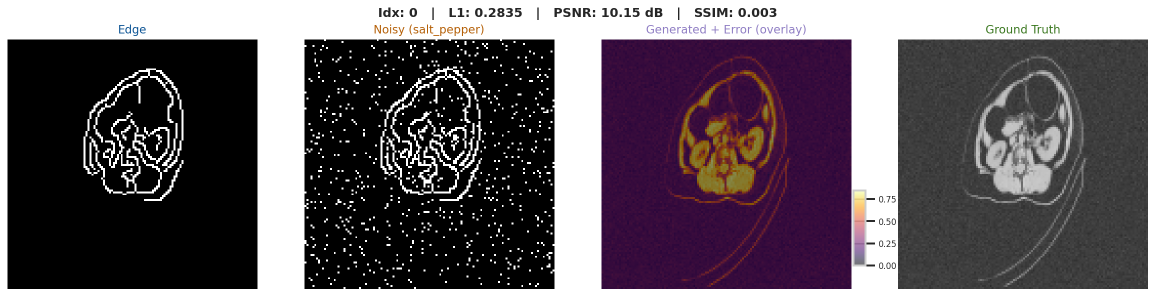
#> input picture eval_samples/eval_sample_000.png, 2310 x 593 px, given as the content of the folder yDrive/Colab Notebooks/Kidney_Semantic_Project/dataset/train, which was not available (shown at 1/2 size)
$ jupyter execute --allow-errors Kidney_Semantic_Project.ipynb   (shell and % lines are left out)   (text cells are left out)
#> lines starting #> are read from the running program, lines starting #| are printed output that depends on the picture; pictures that were not available may be replaced by others from this repository, and a replacement may not be noted
[cell 1]
from google.colab import drive
drive.mount('/content/drive')

[cell 2]
# Install PyTorch, torchvision, OpenCV, and Kaggle API

# Check versions to confirm installation
import torch
import torchvision
import cv2
print("PyTorch version:", torch.__version__)
print("Torchvision version:", torchvision.__version__)
print("OpenCV version:", cv2.__version__)

[cell 3]
import os
import random
from glob import glob
import matplotlib.pyplot as plt
import cv2

# Paths
train_path = "/content/drive/MyDrive/Colab Notebooks/Kidney_Semantic_Project/dataset/train"
validation_path = "/content/drive/MyDrive/Colab Notebooks/Kidney_Semantic_Project/dataset/validation"
test_path = "/content/drive/MyDrive/Colab Notebooks/Kidney_Semantic_Project/dataset/test"

# Function to get all images recursively from a folder
def get_images(folder):
    exts = ["*.jpg", "*.png", "*.jpeg"]
    images = []
    for ext in exts:
        images.extend(glob(os.path.join(folder, "**", ext), recursive=True))
    return images

# Get all images
train_images = get_images(train_path)
validation_images = get_images(validation_path)
test_images = get_images(test_path)

print(f"Train images: {len(train_images)}, Validation images: {len(validation_images)}, Test images: {len(test_images)}")

# Display 5 random images from train folder
sample_images = random.sample(train_images, min(5, len(train_images)))

plt.figure(figsize=(15,5))
for i, img_file in enumerate(sample_images):
    img = cv2.imread(img_file, cv2.IMREAD_GRAYSCALE)
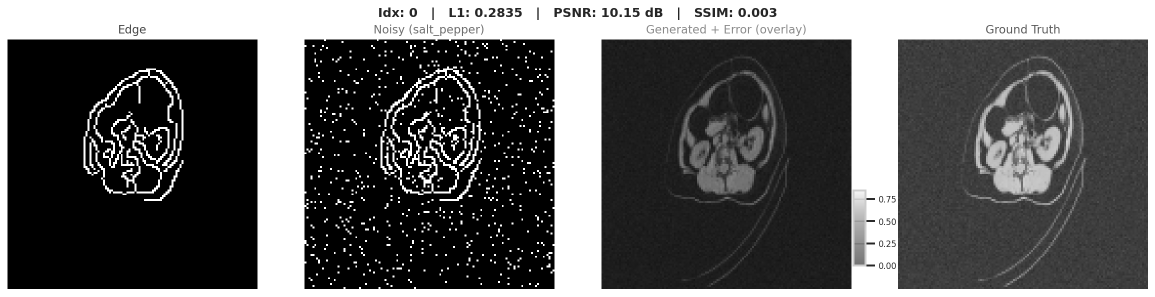
#> img: shape (593, 2310) (shown at 1/2 size); min 0, max 255, mean 93.3
    plt.subplot(1, len(sample_images), i+1)
    plt.imshow(img, cmap='gray')
    plt.axis('off')
plt.show()

[cell 4]
import cv2
import numpy as np

def canny_edge(img, low_threshold=50, high_threshold=150):
    """
    Apply Canny Edge Detection to a grayscale image.

    Parameters:
    - img: Input grayscale image (numpy array)
    - low_threshold: Lower bound for hysteresis thresholding
    - high_threshold: Upper bound for hysteresis thresholding

    Returns:
    - edge_img: Binary edge map of the input image
    """
#> called with low_threshold = 50, high_threshold = 150
    # Ensure input is grayscale
    if len(img.shape) == 3:
        img_gray = cv2.cvtColor(img, cv2.COLOR_BGR2GRAY)
    else:
        img_gray = img

    # Apply Gaussian blur to reduce noise
    blurred = cv2.GaussianBlur(img_gray, (5,5), 1.4)
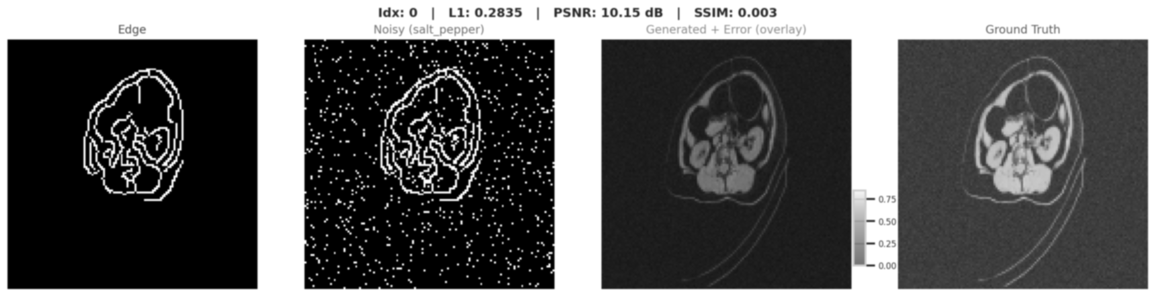
#> blurred: shape (593, 2310) (shown at 1/2 size); min 0, max 255, mean 93.3

    # Canny edge detection
    edge_img = cv2.Canny(blurred, low_threshold, high_threshold)
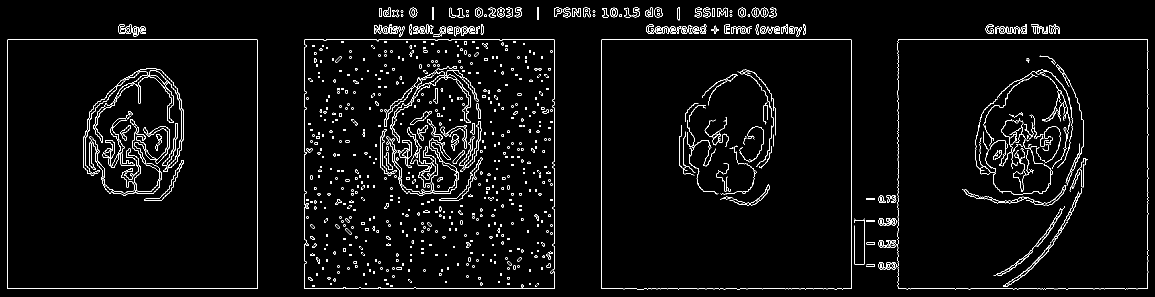
#> edge_img: shape (593, 2310) (shown at 1/2 size); 3.2% white in thin lines or dots

    return edge_img

[cell 5]
import matplotlib.pyplot as plt
import random
import os

# Function to load and generate pairs from a folder
def generate_pairs(folder, num_samples=5):
    # Get all images recursively
    exts = ["*.jpg", "*.png", "*.jpeg"]
    images = []
    for ext in exts:
        images.extend(glob(os.path.join(folder, "**", ext), recursive=True))

    # Random sample to visualize
    sample_images = random.sample(images, min(num_samples, len(images)))

    for img_file in sample_images:
        img = cv2.imread(img_file, cv2.IMREAD_GRAYSCALE)
        edge = canny_edge(img)

        # Visualization side-by-side
        plt.figure(figsize=(8,4))
        plt.subplot(1,2,1)
        plt.imshow(img, cmap='gray')
        plt.title("Original CT")
        plt.axis('off')

        plt.subplot(1,2,2)
        plt.imshow(edge, cmap='gray')
        plt.title("Edge Map")
        plt.axis('off')

        plt.show()
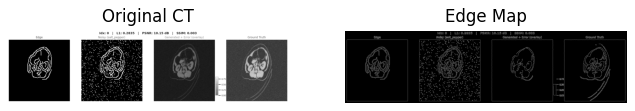
#> figure drawn by matplotlib, 2 panels

# Test on 5 random train images
generate_pairs(train_path, num_samples=5)

[cell 6]
import torchvision.transforms as T
from PIL import Image

# Define a simple augmentation pipeline
#> (the rest of this cell did not finish here and is left out)

[cell 7]
import torch
from torch.utils.data import Dataset, DataLoader
from torchvision import transforms
from PIL import Image
import numpy as np

# Custom Dataset for Edge → CT pairs
class KidneyCTDataset(Dataset):
    # [12 lines left out: function __init__, not called in this run]

    def __len__(self):
        return len(self.images)

    # [16 lines left out: function __getitem__, not called in this run]

# Define transforms: convert to tensor and normalize [0,1]
#> (the rest of this cell did not finish here and is left out)

[cell 8]
import torch
import torch.nn as nn

# Define a double conv block
class DoubleConv(nn.Module):
    # [10 lines left out: function __init__, not called in this run]
    def forward(self, x):
        return self.double_conv(x)

# Define U-Net Generator
class UNetGenerator(nn.Module):
    # [44 lines left out: functions __init__, forward, not called in this run]

# Test U-Net Generator
#> (the rest of this cell did not finish here and is left out)

[cell 9]
class PatchGANDiscriminator(nn.Module):
    def __init__(self, in_channels=2, features=[64,128,256,512]):
        """
        in_channels: typically 2 (Edge map + CT)
        features: number of filters per layer
        """
#> called with in_channels = 2
        super(PatchGANDiscriminator, self).__init__()
        layers = []

        for feature in features:
            layers.append(
                nn.Conv2d(in_channels, feature, kernel_size=4, stride=2, padding=1)
            )
            layers.append(nn.BatchNorm2d(feature))
            layers.append(nn.LeakyReLU(0.2, inplace=True))
            in_channels = feature

        # Final output layer: 1 channel
        layers.append(nn.Conv2d(features[-1], 1, kernel_size=4, padding=1))
        self.model = nn.Sequential(*layers)

    def forward(self, x):
        return self.model(x)

# Test Discriminator
#> (the rest of this cell did not finish here and is left out)

[cell 10]
# [14 lines left out: function initialize_weights, not called in this run]

# Apply initialization
#> (the rest of this cell did not finish here and is left out)

#> (a cell that did not finish here is left out)

[cell 12]
# [20 lines left out: function add_channel_noise, not called in this run]

# Test function
#> (the rest of this cell did not finish here and is left out)

[cell 13]
# Improved channel-noise utility + visualization
import torch
import numpy as np
import matplotlib.pyplot as plt
from typing import Optional, Literal, Tuple

# [159 lines left out: functions add_channel_noise, visualize_noisy_edges, not called in this run]


# -------------------------
# Example usage (run in Colab after you have `edges, targets` from the DataLoader)
# -------------------------
#> (the rest of this cell did not finish here and is left out)

[cell 14]
# New cell: Professional Noise Visualization + Analysis
import matplotlib.patches as patches
import random # Needed for random.choice

# Re-defining these functions to be accessible in this scope and use the general add_channel_noise
# [80 lines left out: functions compute_changed_percentage, apply_random_noise_batch, visualize_noise_summary_professional, not called in this run]

# -----------------------------
# Example usage with your batch
# -----------------------------
# Assuming train_loader is defined and accessible
#> (the rest of this cell did not finish here and is left out)

[cell 15]
import torch
torch.cuda.empty_cache()
#> (this line was passed over: torch is not available in this run)
torch.cuda.reset_peak_memory_stats()
#> (this line was passed over: torch is not available in this run)

[cell 16]
# Fixed minimal Colab-safe training cell (no indentation errors)
import os
import random
import gc
from glob import glob
import numpy as np
import matplotlib.pyplot as plt
import cv2
import torch
import torch.nn as nn
from torch.utils.data import Dataset, DataLoader

# ---------- CONFIG ----------
dataset_base = "/content/drive/MyDrive/Colab Notebooks/Kidney_Semantic_Project/dataset"
train_path = os.path.join(dataset_base, "train")
validation_path = os.path.join(dataset_base, "validation")
test_path = os.path.join(dataset_base, "test")

image_size = 128
batch_size = 1
num_epochs = 5
noise_level = 0.10
visualize_every = 1
seed = 123

random.seed(seed)
np.random.seed(seed)
torch.manual_seed(seed)
#> (this line was passed over: torch is not available in this run)

# clear memory
torch.cuda.empty_cache()
#> (this line was passed over: torch is not available in this run)
gc.collect()

# ---------- lightweight canny ----------
# [8 lines left out: function canny_edge, not called in this run]

# ---------- Dataset ----------
class TinyKidneyDataset(Dataset):
    def __init__(self, root_folder, image_size=128):
        exts = ["*.jpg","*.png","*.jpeg"]
        paths = []
        for e in exts:
            paths += glob(os.path.join(root_folder, "**", e), recursive=True)
        self.paths = sorted(paths)
        self.image_size = image_size

    def __len__(self):
        return len(self.paths)

    # [66 lines left out: functions __getitem__, add_channel_noise_cpu, compute_changed_percentage_cpu, apply_random_noise_batch_cpu, not called in this run]

# ---------- tiny models ----------
class TinyUNet(nn.Module):
    # [17 lines left out: functions __init__, forward, not called in this run]

class TinyPatchGAN(nn.Module):
    # [7 lines left out: function __init__, not called in this run]

    def forward(self, x):
        return self.net(x)

# ---------- prepare data & models ----------
train_ds = TinyKidneyDataset(train_path, image_size=image_size)
val_ds = TinyKidneyDataset(validation_path, image_size=image_size)
test_ds = TinyKidneyDataset(test_path, image_size=image_size)
